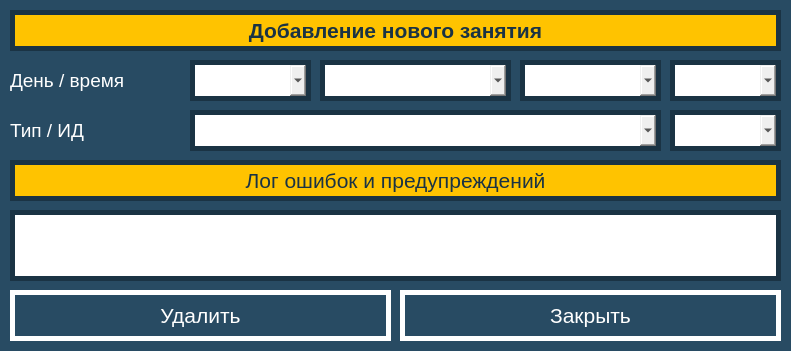
<?xml version="1.0" encoding="UTF-8"?>
<ui version="4.0">
 <class>LessonDeleteForm</class>
 <widget class="QWidget" name="LessonDeleteForm">
  <property name="geometry">
   <rect>
    <x>0</x>
    <y>0</y>
    <width>791</width>
    <height>351</height>
   </rect>
  </property>
  <property name="minimumSize">
   <size>
    <width>791</width>
    <height>351</height>
   </size>
  </property>
  <property name="maximumSize">
   <size>
    <width>791</width>
    <height>351</height>
   </size>
  </property>
  <property name="windowTitle">
   <string>Занятие, удаление</string>
  </property>
  <property name="styleSheet">
   <string notr="true">QWidget#LessonDeleteForm {

	background-color: #284B63;
}</string>
  </property>
  <widget class="QComboBox" name="dayBox">
   <property name="geometry">
    <rect>
     <x>190</x>
     <y>60</y>
     <width>121</width>
     <height>41</height>
    </rect>
   </property>
   <property name="font">
    <font>
     <pointsize>14</pointsize>
    </font>
   </property>
   <property name="styleSheet">
    <string notr="true">QComboBox#dayBox {

	border: 5px solid #1A3344;
}</string>
   </property>
  </widget>
  <widget class="QComboBox" name="typeBox">
   <property name="geometry">
    <rect>
     <x>190</x>
     <y>110</y>
     <width>471</width>
     <height>41</height>
    </rect>
   </property>
   <property name="font">
    <font>
     <pointsize>14</pointsize>
    </font>
   </property>
   <property name="styleSheet">
    <string notr="true">QComboBox#typeBox {

	border: 5px solid #1A3344;
}</string>
   </property>
  </widget>
  <widget class="QTextEdit" name="logText">
   <property name="geometry">
    <rect>
     <x>10</x>
     <y>210</y>
     <width>771</width>
     <height>71</height>
    </rect>
   </property>
   <property name="font">
    <font>
     <pointsize>10</pointsize>
    </font>
   </property>
   <property name="styleSheet">
    <string notr="true">QTextEdit#logText {

	border: 5px solid #1A3344;
}</string>
   </property>
  </widget>
  <widget class="QLabel" name="headText">
   <property name="geometry">
    <rect>
     <x>10</x>
     <y>10</y>
     <width>771</width>
     <height>41</height>
    </rect>
   </property>
   <property name="font">
    <font>
     <pointsize>16</pointsize>
     <weight>75</weight>
     <bold>true</bold>
    </font>
   </property>
   <property name="styleSheet">
    <string notr="true">QLabel#headText {

	background-color: #FFC300;
	color: #1A3344;
	border: 5px solid #1A3344;
}</string>
   </property>
   <property name="text">
    <string>Добавление нового занятия</string>
   </property>
   <property name="alignment">
    <set>Qt::AlignCenter</set>
   </property>
  </widget>
  <widget class="QComboBox" name="IDBox">
   <property name="geometry">
    <rect>
     <x>670</x>
     <y>110</y>
     <width>111</width>
     <height>41</height>
    </rect>
   </property>
   <property name="font">
    <font>
     <pointsize>14</pointsize>
    </font>
   </property>
   <property name="styleSheet">
    <string notr="true">QComboBox#IDBox {

	border: 5px solid #1A3344;
}</string>
   </property>
  </widget>
  <widget class="QPushButton" name="exitButton">
   <property name="geometry">
    <rect>
     <x>400</x>
     <y>290</y>
     <width>381</width>
     <height>51</height>
    </rect>
   </property>
   <property name="font">
    <font>
     <pointsize>16</pointsize>
    </font>
   </property>
   <property name="styleSheet">
    <string notr="true">QPushButton#exitButton {

	background-color: #284B63;
	color: #FFFFFF;
	border: 5px solid #FFFFFF;
}
QPushButton#exitButton:hover {

	background-color: #FFFFFF;
	color: #1A3344;
	border: 5px solid #1A3344;
}
QPushButton#exitButton:pressed {

	background-color: #DB1921;
	color: #FFFFFF;
	border: 5px solid #1A3344;
}
</string>
   </property>
   <property name="text">
    <string>Закрыть</string>
   </property>
  </widget>
  <widget class="QLabel" name="logHead">
   <property name="geometry">
    <rect>
     <x>10</x>
     <y>160</y>
     <width>771</width>
     <height>41</height>
    </rect>
   </property>
   <property name="font">
    <font>
     <pointsize>16</pointsize>
     <weight>50</weight>
     <bold>false</bold>
    </font>
   </property>
   <property name="styleSheet">
    <string notr="true">QLabel#logHead {

	background-color: #FFC300;
	color: #1A3344;
	border: 5px solid #1A3344;
}</string>
   </property>
   <property name="text">
    <string>Лог ошибок и предупреждений</string>
   </property>
   <property name="alignment">
    <set>Qt::AlignCenter</set>
   </property>
  </widget>
  <widget class="QLabel" name="text1">
   <property name="geometry">
    <rect>
     <x>10</x>
     <y>60</y>
     <width>171</width>
     <height>41</height>
    </rect>
   </property>
   <property name="font">
    <font>
     <pointsize>14</pointsize>
    </font>
   </property>
   <property name="styleSheet">
    <string notr="true">QLabel#text1 {

	background-color: #284B63;
	color: #FFFFFF;
}</string>
   </property>
   <property name="text">
    <string>День / время</string>
   </property>
  </widget>
  <widget class="QComboBox" name="yearBox">
   <property name="geometry">
    <rect>
     <x>520</x>
     <y>60</y>
     <width>141</width>
     <height>41</height>
    </rect>
   </property>
   <property name="font">
    <font>
     <pointsize>14</pointsize>
    </font>
   </property>
   <property name="styleSheet">
    <string notr="true">QComboBox#yearBox {

	border: 5px solid #1A3344;
}</string>
   </property>
  </widget>
  <widget class="QLabel" name="text2">
   <property name="geometry">
    <rect>
     <x>10</x>
     <y>110</y>
     <width>171</width>
     <height>41</height>
    </rect>
   </property>
   <property name="font">
    <font>
     <pointsize>14</pointsize>
    </font>
   </property>
   <property name="styleSheet">
    <string notr="true">QLabel#text2 {

	background-color: #284B63;
	color: #FFFFFF;
}</string>
   </property>
   <property name="text">
    <string>Тип / ИД</string>
   </property>
  </widget>
  <widget class="QComboBox" name="monthBox">
   <property name="geometry">
    <rect>
     <x>320</x>
     <y>60</y>
     <width>191</width>
     <height>41</height>
    </rect>
   </property>
   <property name="font">
    <font>
     <pointsize>14</pointsize>
    </font>
   </property>
   <property name="styleSheet">
    <string notr="true">QComboBox#monthBox {

	border: 5px solid #1A3344;
}</string>
   </property>
  </widget>
  <widget class="QComboBox" name="timeBox">
   <property name="geometry">
    <rect>
     <x>670</x>
     <y>60</y>
     <width>111</width>
     <height>41</height>
    </rect>
   </property>
   <property name="font">
    <font>
     <pointsize>14</pointsize>
    </font>
   </property>
   <property name="styleSheet">
    <string notr="true">QComboBox#timeBox {

	border: 5px solid #1A3344;
}</string>
   </property>
  </widget>
  <widget class="QPushButton" name="deleteButton">
   <property name="enabled">
    <bool>true</bool>
   </property>
   <property name="geometry">
    <rect>
     <x>10</x>
     <y>290</y>
     <width>381</width>
     <height>51</height>
    </rect>
   </property>
   <property name="font">
    <font>
     <pointsize>16</pointsize>
    </font>
   </property>
   <property name="styleSheet">
    <string notr="true">QPushButton#deleteButton {

	background-color: #284B63;
	color: #FFFFFF;
	border: 5px solid #FFFFFF;
}
QPushButton#deleteButton:hover {

	background-color: #FFFFFF;
	color: #1A3344;
	border: 5px solid #1A3344;
}
QPushButton#deleteButton:pressed {

	background-color: #DB1921;
	color: #FFFFFF;
	border: 5px solid #1A3344;
}
</string>
   </property>
   <property name="text">
    <string>Удалить</string>
   </property>
  </widget>
 </widget>
 <resources/>
 <connections/>
</ui>
